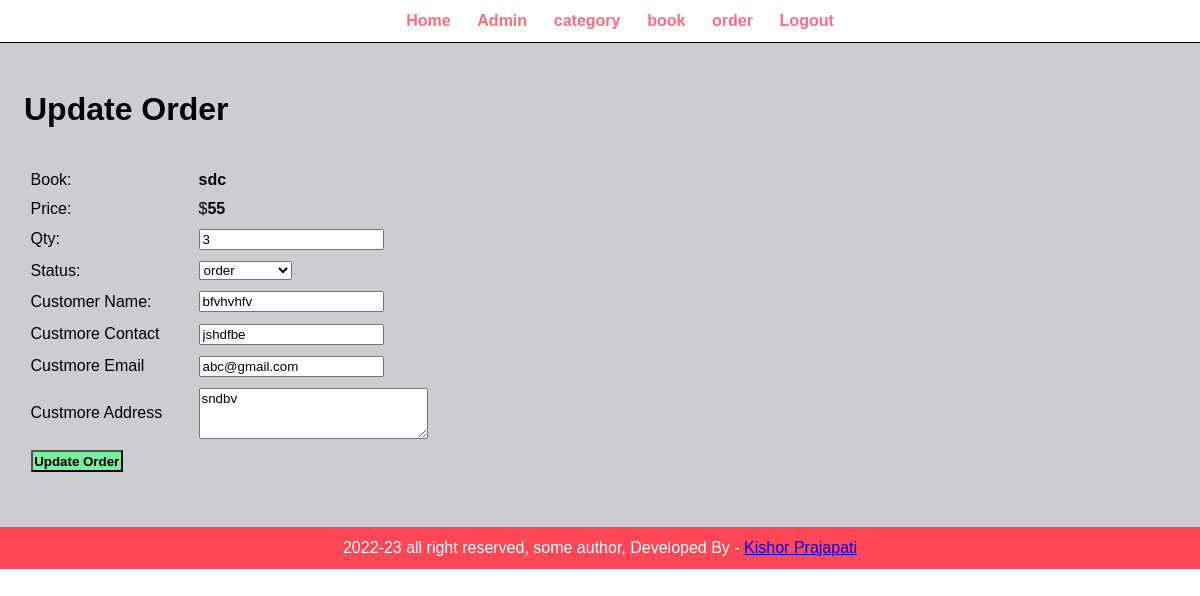
Page /admin/u-o1.php?id=11 (signed in) on the committed database.
### tables this page shows
CREATE TABLE `order` (
  `id` int(10) UNSIGNED NOT NULL,
  `book` varchar(150) NOT NULL,
  `price` varchar(255) NOT NULL,
  `qty` decimal(10,0) NOT NULL,
  `total` varchar(255) NOT NULL,
  `order_date` datetime NOT NULL,
  `status` varchar(10) NOT NULL,
  `customer_name` varchar(10) NOT NULL,
  `customer_contect` varchar(20) NOT NULL,
  `customer_email` varchar(150) NOT NULL,
  `customer_address` varchar(255) NOT NULL
);

### admin/u-o1.php (the view, shortened to what this page needs)
<?php include('p/menu.php');  ?>
<div class="main">
    <div class="wrapper">
        <h1>Update Order</h1><br><br>
        <?php
            if(isset($_GET['id'])){
                $id = $_GET['id'];
                $sql = "SELECT * FROM `order` WHERE id=$id";
                $res= mysqli_query($conn, $sql);
                $count = mysqli_num_rows($res);
                if($count== 1){
                    $row = mysqli_fetch_assoc($res);
                    $book = $row['book'];
                    $price = $row['price'];
                    $qty = $row['qty'];
                    $status = $row['status'];
                    $customer_name = $row['customer_name'];
                    $customer_contect = $row['customer_contect'];
                        $customer_email = $row['customer_email'];
                        $customer_address = $row['customer_address'];
                }else{
                    header("location:".SIT."admin/m-c.php");
                }
            }else{
                header("location:".SIT."admin/m-c.php");
            }
        ?>
        <form action="" method='POST'>
            <table class='tbl-30'>
                <tr>
                    <td>Book:</td>
                    <td><b><?php echo $book; ?></b></td>
                </tr>
                <tr>
                    <td>Price:</td>
                    <td>$<b><?php echo $price; ?></b></td>
                </tr>
                <tr>
                    <td>Qty:</td>
                    <td><input type='number' name='qty' value='<?php echo $qty; ?>'></td>
                </tr>
                <tr>
                    <td>Status:</td>
                    <td>
                        <select name='status'>
                        <option <?php if($status=="order"){echo "selected";} ?> name='order'>order</option>
                        </select>
                    </td>
                </tr>
                <tr>
                    <td>Customer Name:</td>
                    <td><input type='text' name='customer_name' value='<?php echo $customer_name; ?>'></td>
                </tr>
                <tr>
                    <td>Custmore Contact</td>
                    <td><input type='text' name='customer_contect' value='<?php echo $customer_contect; ?>'></td>
                </tr>
                <tr>
                    <td>Custmore Email</td>
                    <td><input type='text' name='customer_email' value='<?php echo $customer_email; ?>'></td>
                </tr>
                <tr>
                    <td>Custmore Address</td>
                    <td><textarea  name='customer_address' value='' cols='26' rows='3'><?php echo $customer_address; ?></textarea></td>
                 </tr>
                <tr>
                    <td><input type='submit' name='submit' value='Update Order' class='btn-s'></td>
                </tr>
            </table>
        </form>
    </div>
</div>
<?php include('p/f.php');  ?>

### css/admin.css (style rules this page uses)
* { margin:0; font-family:Arial, Helvetica, sans-serif; }
.wrapper { padding:1%; width:96%; margin:0 auto; }
.main { background-color: #cdcdd1; padding:3% 0; width:100%; }
table tr td { padding:1%; }
.btn-s { background-color:#7bed9f; text-decoration:none; padding:1%; color:black; font-weight:bold; cursor:pointer; }
.tbl-30 { width:40%; }

### rows in the picture
order: book "sdc", price "55", qty "3", status "order", customer_name "bfvhvhfv", customer_contect "jshdfbe", customer_email "abc@gmail.com", customer_address "sndbv"
